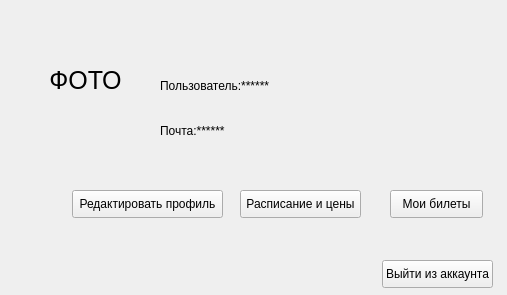
<?xml version="1.0" encoding="UTF-8"?>
<ui version="4.0">
 <class>Profile</class>
 <widget class="QMainWindow" name="Profile">
  <property name="geometry">
   <rect>
    <x>0</x>
    <y>0</y>
    <width>507</width>
    <height>295</height>
   </rect>
  </property>
  <property name="windowTitle">
   <string>MainWindow</string>
  </property>
  <widget class="QWidget" name="centralwidget">
   <widget class="QLabel" name="label_photo">
    <property name="geometry">
     <rect>
      <x>30</x>
      <y>30</y>
      <width>111</width>
      <height>101</height>
     </rect>
    </property>
    <property name="font">
     <font>
      <pointsize>19</pointsize>
     </font>
    </property>
    <property name="layoutDirection">
     <enum>Qt::LayoutDirection::LeftToRight</enum>
    </property>
    <property name="text">
     <string>ФОТО</string>
    </property>
    <property name="alignment">
     <set>Qt::AlignmentFlag::AlignCenter</set>
    </property>
   </widget>
   <widget class="QLabel" name="label_user">
    <property name="geometry">
     <rect>
      <x>160</x>
      <y>60</y>
      <width>161</width>
      <height>51</height>
     </rect>
    </property>
    <property name="text">
     <string>Пользователь:******</string>
    </property>
   </widget>
   <widget class="QLabel" name="label_data">
    <property name="geometry">
     <rect>
      <x>160</x>
      <y>110</y>
      <width>141</width>
      <height>41</height>
     </rect>
    </property>
    <property name="text">
     <string>Почта:******</string>
    </property>
   </widget>
   <widget class="QPushButton" name="but_view_1">
    <property name="geometry">
     <rect>
      <x>72</x>
      <y>190</y>
      <width>151</width>
      <height>28</height>
     </rect>
    </property>
    <property name="text">
     <string>Редактировать профиль</string>
    </property>
   </widget>
   <widget class="QPushButton" name="but_view_2">
    <property name="geometry">
     <rect>
      <x>240</x>
      <y>190</y>
      <width>121</width>
      <height>28</height>
     </rect>
    </property>
    <property name="text">
     <string>Расписание и цены</string>
    </property>
   </widget>
   <widget class="QPushButton" name="but_task_1">
    <property name="geometry">
     <rect>
      <x>390</x>
      <y>190</y>
      <width>93</width>
      <height>28</height>
     </rect>
    </property>
    <property name="text">
     <string>Мои билеты</string>
    </property>
   </widget>
   <widget class="QPushButton" name="but_logout">
    <property name="geometry">
     <rect>
      <x>382</x>
      <y>260</y>
      <width>111</width>
      <height>28</height>
     </rect>
    </property>
    <property name="text">
     <string>Выйти из аккаунта</string>
    </property>
   </widget>
  </widget>
 </widget>
 <resources/>
 <connections/>
</ui>
